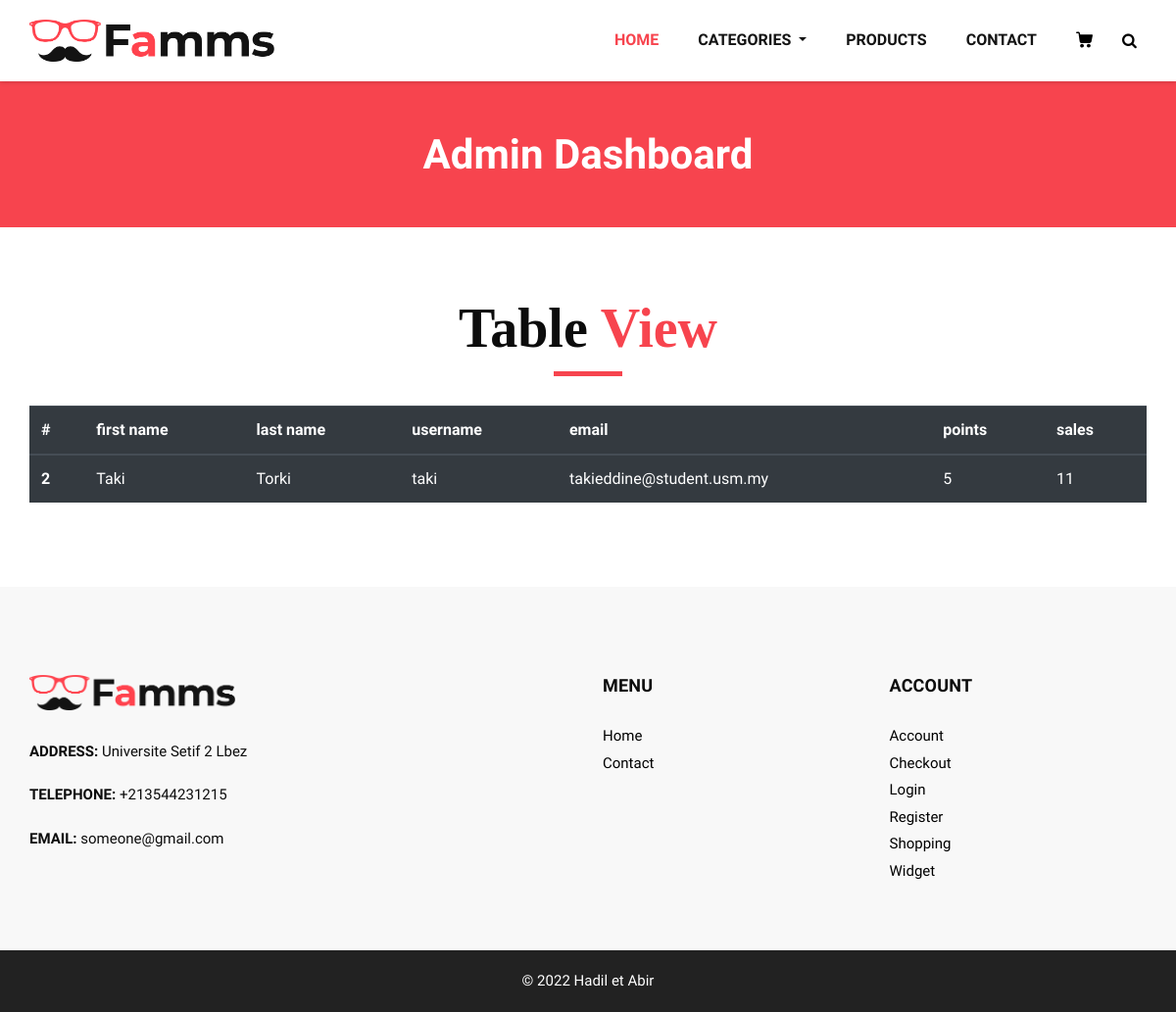
Page /viewTable (signed in) on the committed database.
### backend.py (models this page shows)
class Users(database.Model):
    UID = database.Column(database.Integer, primary_key=True)
    firstname = database.Column(database.String(400), nullable=False)
    lastname = database.Column(database.String(400), nullable=False)
    email = database.Column(database.String(400), nullable=False)
    username = database.Column(database.String(300), nullable=False)
    password = database.Column(database.String(500), nullable=False)
    date_created = database.Column(database.DateTime, default=datetime.utcnow)
    def __repr__(self):
        return '<Users %r>' % self.UID

class Receveur(database.Model):
    UID = database.Column(database.Integer, database.ForeignKey(
        "users.UID"), primary_key=True, autoincrement=False)
    points = database.Column(database.Integer, nullable=False)
    sales = database.Column(database.Integer, nullable=False)
    active = database.Column(database.Integer, nullable=False)
    def __repr__(self):
        return '<Receveur %r>' % self.UID

### backend.py (the view)
@app.route('/viewTable')
def viewTAB():
    if (session.get("id") is None or not check_admin(session.get("id"))):
        return redirect('/accessDenied')
    data = []
    recs = Receveur.query.all()
    for rec in recs:
        user = Users.query.get(rec.UID)
        data.append([{"user": user, "rec": rec}])
        print(data)
    return render_template('viewTable.html', data=data)

### backend.py (called while the page is built)
def check_admin(id):
    results = Admin.query.get(id)
    if results is not None:
        return True
    else:
        return False

### templates/viewTable.html
{%extends 'base.html'%} {%block title%}Home{%endblock%} {%block
class%}class='sub_page'{%endblock%} {%block main%}
<section class="inner_page_head">
  <div class="container_fuild">
    <div class="row">
      <div class="col-md-12">
        <div class="full">
          <h3>Admin Dashboard</h3>
        </div>
      </div>
    </div>
  </div>
</section>
<section id="ManageProducts" class="product_section layout_padding">
  <div class="container">
    <div class="heading_container heading_center">
      <h2>Table <span>View</span></h2>
    </div>
    <table class="table table-dark">
      <thead>
        <tr>
          <th scope="col">#</th>
          <th scope="col">first name</th>
          <th scope="col">last name</th>
          <th scope="col">username</th>
          <th scope="col">email</th>
          <th scope="col">points</th>
          <th scope="col">sales</th>
        </tr>
      </thead>
      <tbody>
        {%for reces in data%} {%for user in reces%}
        <tr>
          <th scope="row">{{user["user"].UID}}</th>
          <td>{{user["user"].firstname}}</td>
          <td>{{user["user"].lastname}}</td>
          <td>{{user["user"].username}}</td>
          <td>{{user["user"].email}}</td>
          <td>{{user["rec"].points}}</td>
          <td>{{user["rec"].sales}}</td>
        </tr>
        {%endfor%} {%endfor%}
      </tbody>
    </table>
  </div>
</section>
{%endblock%}

### static/assets/css/style.css (style rules this page uses)
* { box-sizing: border-box; }
body { font-family: 'Montserrat', sans-serif; color: #0c0c0c; background-color: #ffffff; overflow-x: hidden; }
.layout_padding { padding: 70px 0; }
h1, h2 { font-family: 'Playfair Display', serif; }
.heading_container { display: -webkit-box; display: -ms-flexbox; display: flex; -webkit-box-orient: vertical; -webkit-box-direction: normal; -ms-flex-direction: column; flex-direction: column; -webkit-box-align: start; -ms-flex-align: start; align-items: flex-start; }
.heading_container h2 { position: relative; margin-bottom: 0; font-size: 3.5rem; font-weight: bold; }
.heading_container h2::after { content: ""; display: block; width: 70px; height: 5px; background: #f7444e; margin: 10px auto 10px; }
.heading_container h2 span { color: #f7444e; }
.heading_container.heading_center { -webkit-box-align: center; -ms-flex-align: center; align-items: center; text-align: center; }
.product_section .heading_container { margin-bottom: 20px; }
.inner_page_head { background: #f7444e; text-align: center; color: #fff; padding-top: 50px; padding-bottom: 40px; }
.inner_page_head h3 { font-size: 42px; font-weight: 800; }

### static/assets/css/responsive.css (style rules this page uses)
@media (min-width: 1200px) { .container { max-width: 1170px; } }

### rows in the picture
Users: user.UID "2", user.firstname "Taki", user.lastname "Torki", user.username "taki", user.email "takieddine@student.usm.my"
Receveur: rec.points "5", rec.sales "11"
